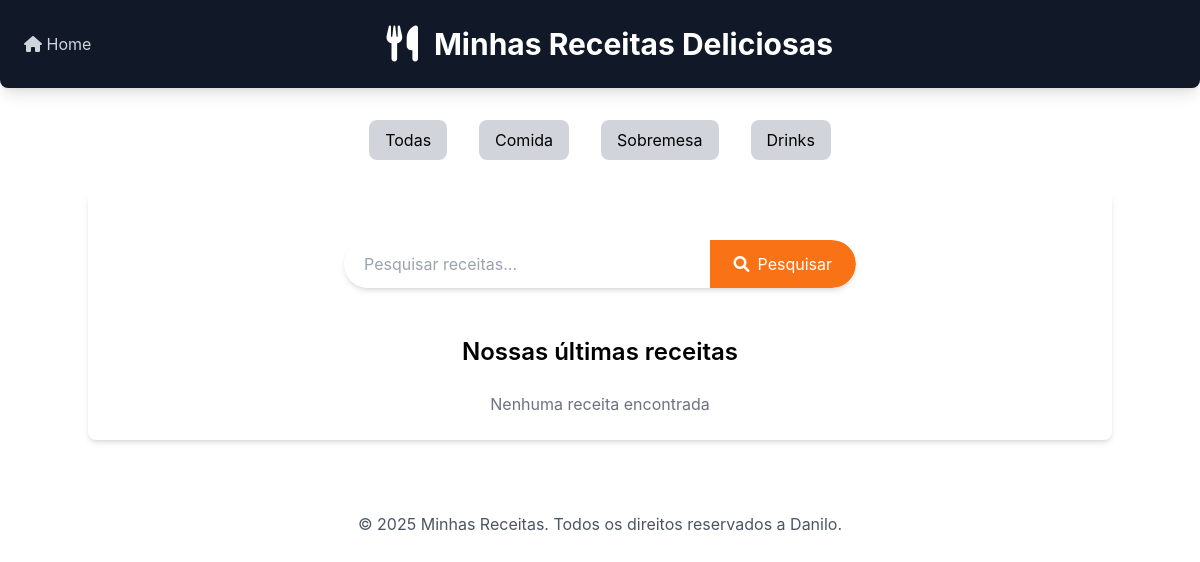
Page /receitas/?categoria=drink on the earlier database version.
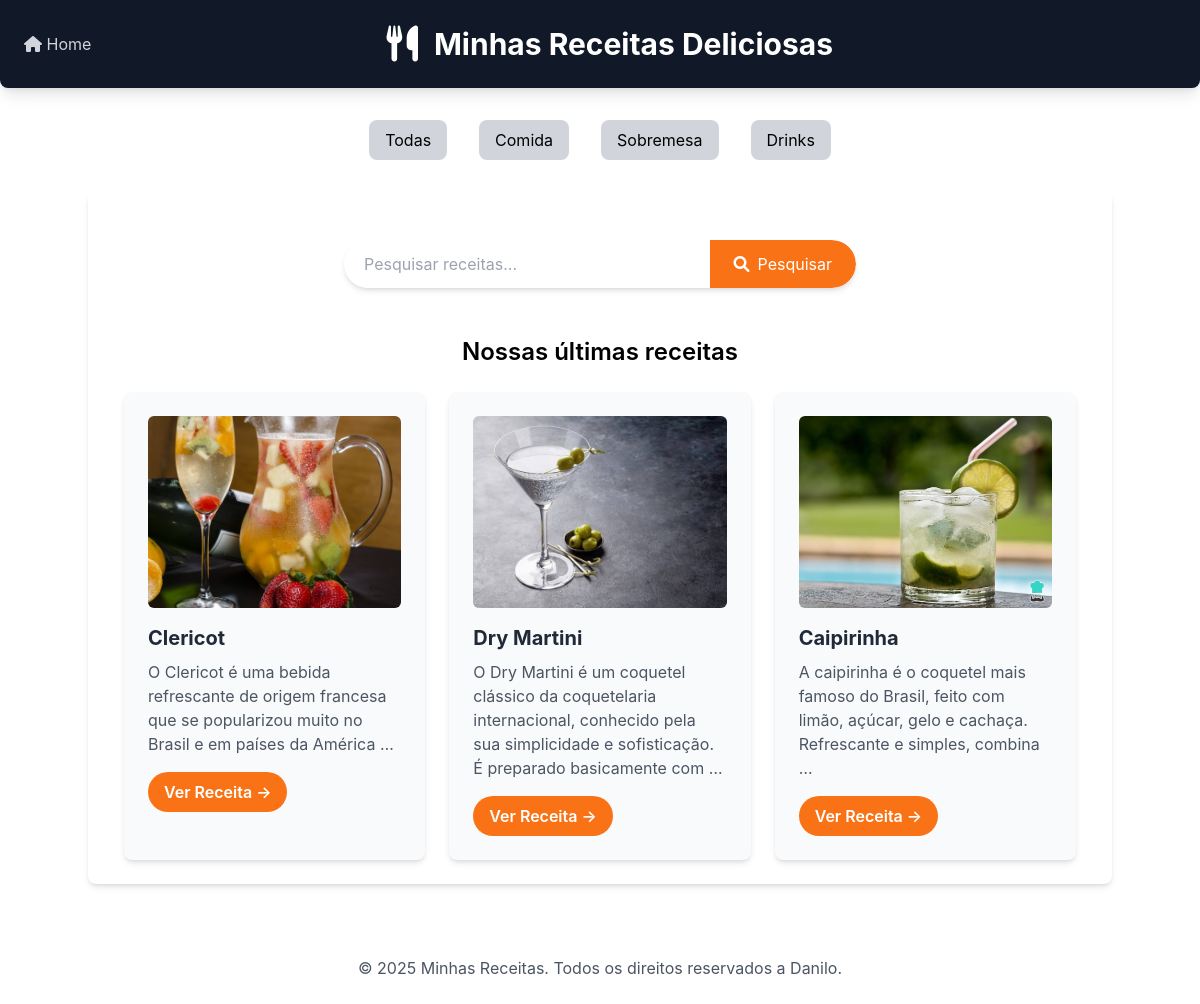
Same page on the later database version.
### receitas/models.py (models this page shows, shortened)
class Receita(models.Model):
    CATEGORIAS = [
    ('comida', 'Comida'),
    ('sobremesa', 'Sobremesa'),
    ('drink', 'Drink'),
]
    title = models.CharField("Título",max_length=200)
    description = models.TextField("Descrição")
    ingredients = models.TextField("Ingredientes")
    instructions = models.TextField("Modo de Preparo")
    image = models.ImageField("Imagem",upload_to='receitas_images/', blank=True, null=True)
    categoria = models.CharField("Categoria", max_length=20, choices=CATEGORIAS, default='comida')
    created_at = models.DateTimeField(auto_now_add=True)
    updated_at = models.DateTimeField(auto_now=True)
    class Meta:
        verbose_name = "Receita"
        verbose_name_plural = "Receitas"
        ordering = ['-created_at']# ordena as receitas pela data de criação, da mais recente para a mais antiga

### receitas/views.py (the view)
# urls.py: 2. Add a URL to urlpatterns:  path('', views.home, name='home')
def home(request):
        categoria_slug = request.GET.get('categoria')
        categorias_choices = [choice[0] for choice in Receita.CATEGORIAS]
        if categoria_slug:
            receitas = Receita.objects.filter(categoria=categoria_slug)
            categoria_selecionada = categoria_slug
        else:
            receitas = Receita.objects.all()
            categoria_selecionada = None
        return render(request, 'receitas/home.html', {
            'receitas': receitas,
            'categorias': categorias_choices,
            'categoria_selecionada': categoria_selecionada,})

### receitas/templates/receitas/home.html (shortened to what this page needs)
{%extends 'receitas/base.html' %}
{% block content %}
 <section class="container mx-auto mt-2 p-4 flex justify-center">
    <form method="get" action="{% url 'pesquisar_receitas' %}" class="w-full max-w-lg flex bg-white rounded-full shadow-md overflow-hidden">
        <input
            type="text"
            name="q"
            placeholder="Pesquisar receitas..."
            class="flex-grow p-3 text-gray-700 focus:outline-none focus:ring-2 focus:ring-orange-500 rounded-l-full pl-5">
        <button type="submit" class="bg-orange-500 hover:bg-orange-600 text-white p-3 px-6 py-2 rounded-r-full  transition duration-300 ease-in-out flex items-center justify-center">
            <i class="fas fa-search mr-2"></i> Pesquisar
        </button>
    </form>
</section>
    <h2 class="text-2xl font-semibold mb-6 text-center mt-8">Nossas últimas receitas</h2>
    <div class="flex flex-wrap justify-center gap-6">
            {% for receita in receitas %}
            <div class="w-full sm:w-[calc(50%-1.5rem)] lg:w-[calc(33.333%-1.5rem)] bg-gray-50 p-6 rounded-lg shadow-md hover:shadow-lg transition-shadow duration-300 ease-in-out">
                {% if receita.image %}
                <img src="{{ receita.image.url }}" alt="Imagem de {{ receita.title }}" class="w-full h-48 object-cover rounded-md mb-4">
                {% endif %}
                <h3 class="text-xl font-bold mb-2 text-gray-800">{{ receita.title }}</h3>
                <p class="text-gray-600 mb-4">{{ receita.description|truncatewords:20}}</p>
                <a href="{% url 'receita_detail' receita.id %}" class="inline-block bg-orange-500 hover:bg-orange-600 text-white font-semibold py-2 px-4
                rounded-full transition-colors duration-300">
                Ver Receita &rarr;
                </a>
            </div>
                {% empty %}
                <p class="text-center text-gray-500 col-span-full">Nenhuma receita encontrada</p>
            {% endfor %}
    </div>
        {% endblock %}

### receitas/templates/receitas/base.html (shortened to what this page needs)
{% load static %}
<!DOCTYPE html>
<html lang="pt-br">
<head>
    <script src="https://cdn.tailwindcss.com"></script>
    <link rel="stylesheet" href="https://cdnjs.cloudflare.com/ajax/libs/font-awesome/6.0.0-beta3/css/all.min.css">
<header class="bg-gray-900 text-white p-6 shadow-lg rounded-b-lg">
    <div class="flex items-center justify-between w-full">
        <nav>
            <a href="{% url 'home' %}" class="text-gray-300 hover:text-white">
                <i class="fa fa-home"></i> Home
            </a>
        </nav>
        <div class="flex items-center">
            <div class="text-4xl mr-4">
                <i class="fas fa-utensils"></i>
            </div>
            <h1 class="text-3xl font-bold">Minhas Receitas Deliciosas</h1>
        </div>
    </div>
</header>
    <nav class="flex justify-center space-x-8 mt-8">
        <a href="{% url 'home' %}"
         class="bg-gray-300 text-black px-4 py-2 rounded-lg hover:bg-orange-500 hover:text-white transition-colors duration-200">
        Todas
         </a>
         <a href="{% url 'home' %}?categoria=comida"
         class="bg-gray-300 text-black px-4 py-2 rounded-lg hover:bg-orange-500 hover:text-white transition-colors duration-200">
        Comida
        </a>
        <a href="{% url 'home' %}?categoria=sobremesa"
         class="bg-gray-300 text-black px-4 py-2 rounded-lg hover:bg-orange-500 hover:text-white transition-colors duration-200">
        Sobremesa
        </a>
        <a href="{% url 'home' %}?categoria=drink"
         class="bg-gray-300 text-black px-4 py-2 rounded-lg hover:bg-orange-500 hover:text-white transition-colors duration-200">
        Drinks
        </a>
    </nav>
    <main class="container mx-auto p-6 mt-8 bg-white rounded-lg shadow-md">
        {% block content %}{% endblock %}
    </main>
    <footer class="mt-12 p-6 text-center text-gray-600">
        <p>&copy; 2025 Minhas Receitas. Todos os direitos reservados a Danilo.</p>
    </footer>
</body>
</html>

Differences in the rows shown:
added Receita: image (picture), title "Clericot", description "O Clericot é uma bebida refrescante de origem francesa que se popularizou muito no Brasil e em países da América …"
added Receita: image (picture), title "Dry Martini", description "O Dry Martini é um coquetel clássico da coquetelaria internacional, conhecido pela sua simplicidade e sofisticação. É preparado basicamente com …"
added Receita: image (picture), title "Caipirinha", description "A caipirinha é o coquetel mais famoso do Brasil, feito com limão, açúcar, gelo e cachaça. Refrescante e simples, combina …"
Other differences:
text no longer shown: "Nenhuma receita encontrada"
